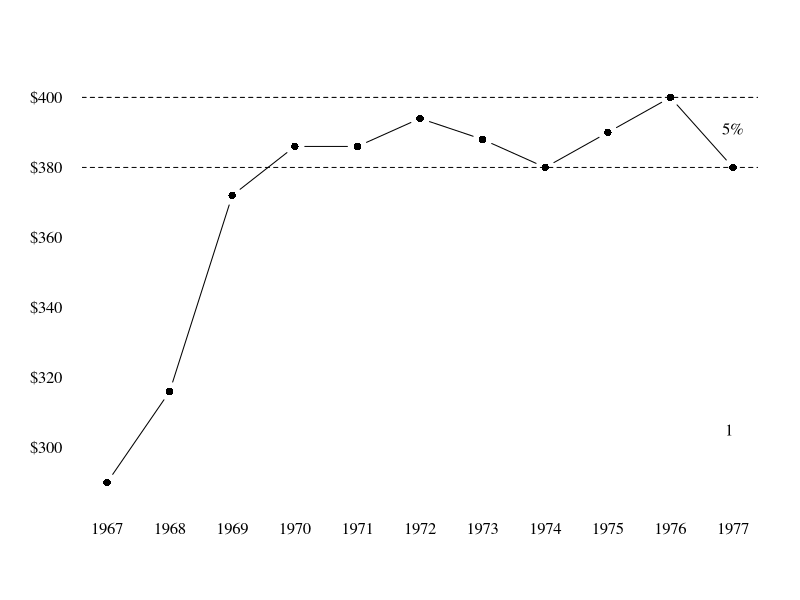
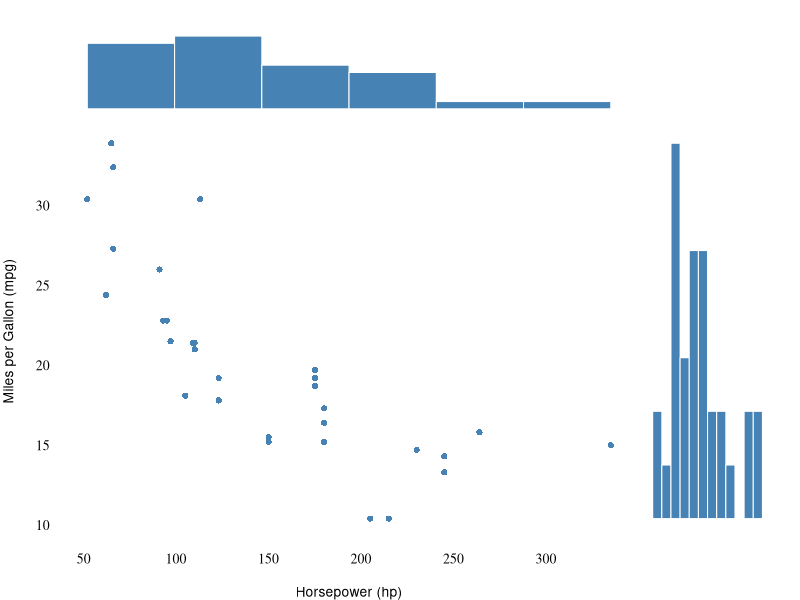

Source code (R) for these figures, in order:
library(ggplot2)
library(ggthemes)
library(latticeExtra)
library(MASS)
library(reshape2)

x <- 1967:1977
y <- c(0.5, 1.8, 4.6, 5.3, 5.3, 5.7, 5.4, 5.0, 5.5, 6.0, 5.0)

plot(y ~ x, axes = FALSE, xlab = "", ylab = "", pch = 16, type = "b")
axis(1, at = x, label = x, tick = FALSE, family = "serif")
axis(2, at = seq(1, 6, 1),
     label = sprintf("$%s", seq(300, 400, 20)),
     tick = FALSE, las = 2, family = "serif")
abline(h = 6, lty = 2)
abline(h = 5, lty = 2)
text(max(x), min(y) * 2.5,
     adj = 1, family = "serif")
text(max(x), max(y) / 1.08, labels = "5%", family = "serif")
layout(matrix(c(2, 0, 1, 3), 2, 2, byrow = TRUE),
       widths = c(4, 1), heights = c(1, 4))

par(mar = c(4, 4, 0.5, 0.5))
plot(mtcars$hp, mtcars$mpg,
     xlab = "Horsepower (hp)",
     ylab = "Miles per Gallon (mpg)",
     pch = 16, col = "steelblue",
     axes = FALSE)
axis(1, tick = FALSE, family = "serif")
axis(2, tick = FALSE, las = 2, family = "serif")

par(mar = c(0.5, 4, 2, 0.5))
hist(mtcars$hp,
     main = "", xlab = "", ylab = "",
     axes = FALSE, col = "steelblue", border = "white",
     breaks = 10)

par(mar = c(4, 0.5, 0.5, 2))
hist(mtcars$mpg,
     main = "", xlab = "", ylab = "",
     axes = FALSE, col = "steelblue", border = "white",
     breaks = 10, horiz = TRUE)

par(mfrow = c(1, 1))
